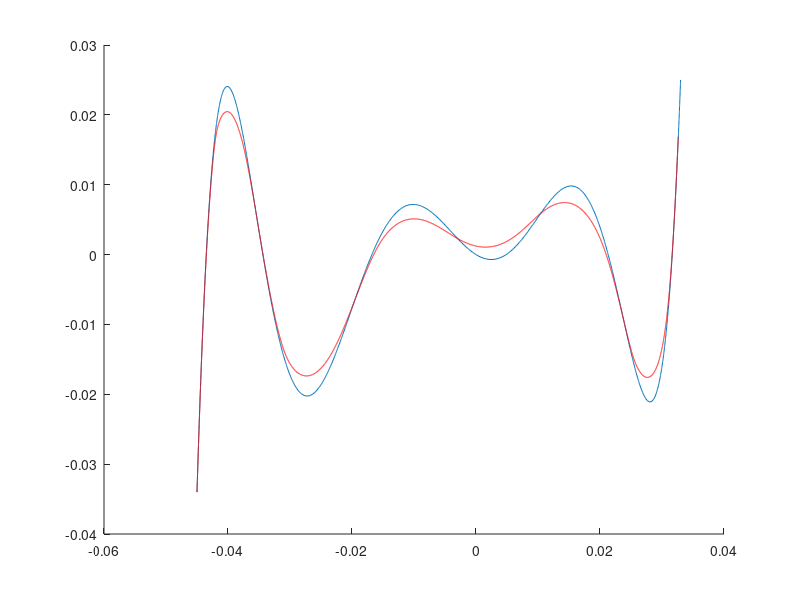
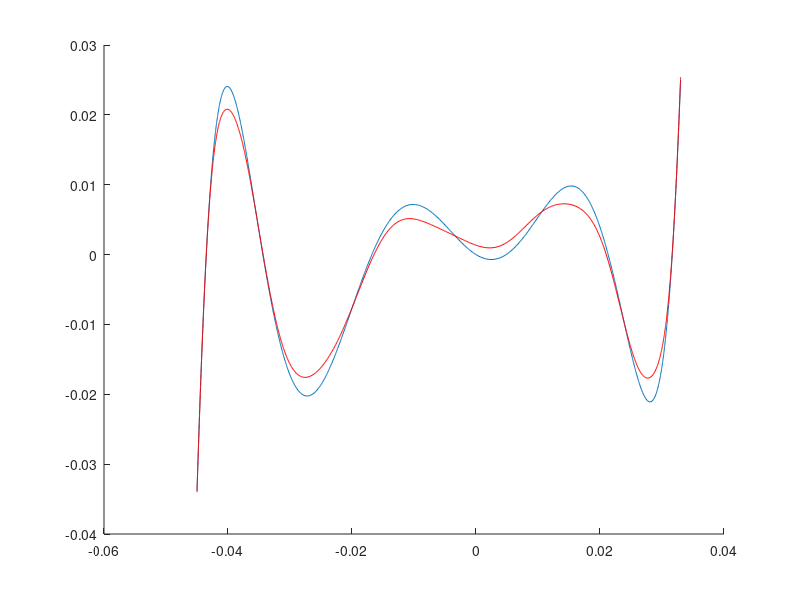

MATLAB code for these plots, in order:
clear all
close all
clc

position_commande = csvread('trajectoireofficielle/aller_interpole.csv')';
position_mesure = csvread('trajectoireofficielle/trajectoire_aller_asservie.csv')';

%% Display
figure
hold on
plot(position_commande(:,1), position_commande(:,2))
plot(position_mesure(:,1), position_mesure(:,2), 'r')

%% Reduce vector
coeff = polyfit(position_mesure(:,1), position_mesure(:,2), 20);
position_down = [position_commande(:,1), polyval(coeff, position_commande(:,1))];
position_down = [position_down, polyval(polyder(coeff), position_down(:,1))];

%% Display down
figure
hold on
plot(position_commande(:,1), position_commande(:,2))
plot(position_down(:,1), position_down(:,2), 'r')

%% Performance
Distance = sqrt((position_commande(:,1)-position_down(:,1)).^2 + (position_commande(:,2)-position_down(:,2)).^2);
Performance = [];
for i = 1:length(Distance)
    Performance = [Performance; sqrt(trapz(Distance(1:i).^2))];
end
